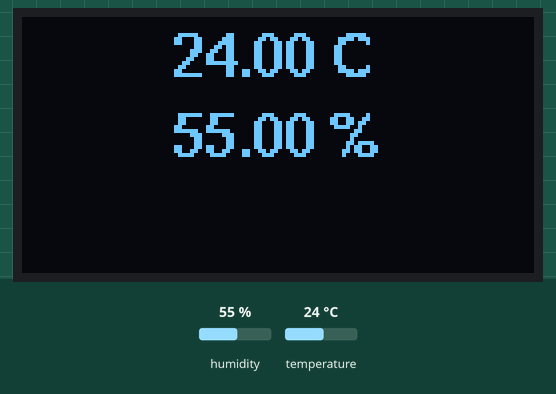
Recording of a sketch running on a simulated Arduino Uno, built with avr-gcc and run on an emulated ATmega328P. Shown: 128×64 one-colour display. The test bench sets the inputs (shaded band); at power-on: humidity 55 %, temperature 24 °C.

Above: at 6.0 s.
6.1 s: humidity set to 22 %
At 11.2 s:
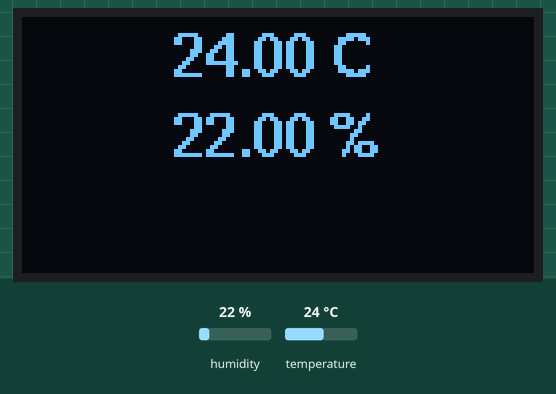
12.3 s: temperature set to 12 °C
At 16.6 s:
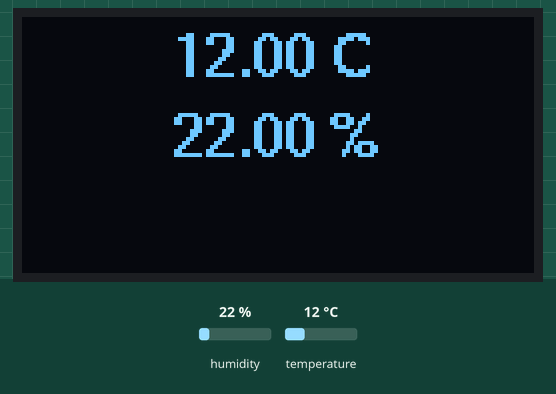
18.5 s: humidity set to 40 %
At 21.2 s:
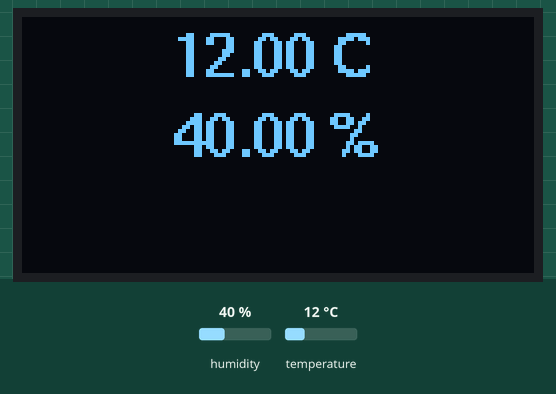
24.7 s: temperature set to 19 °C
At 27.0 s:
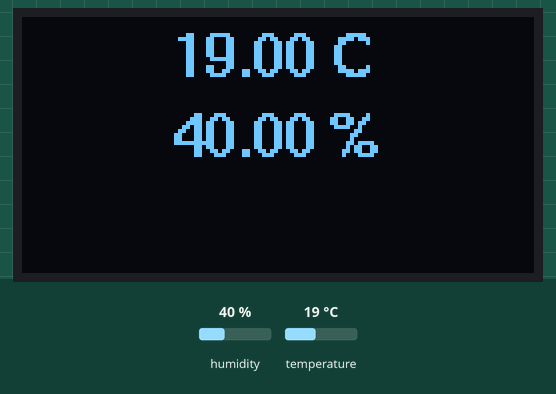
Timing chart, 0 to 28.5 s (numbered marks = the images above; inputs shaded):
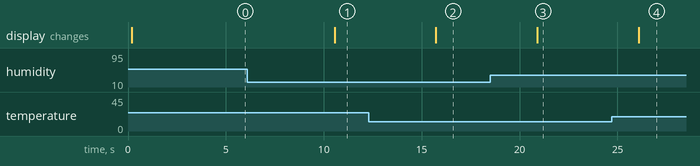

Measured:
- after the input at 6.1 s, the display: changes after 4.4 s (image 1)
- after the input at 12.3 s, the display: changes after 3.4 s (image 2)
- after the input at 18.5 s, the display: changes after 2.4 s (image 3)
- after the input at 24.7 s, the display: changes after 1.4 s (image 4)

The sketch:

weather_monitor.ino
```cpp
#include "DHT.h"
#include "U8glib.h"

#define DHTPIN A1
#define DHTTYPE DHT11

DHT dht(DHTPIN, DHTTYPE);
U8GLIB_SSD1306_128X64 u8g(U8G_I2C_OPT_NO_ACK);

void setup() {
  // Serial.begin(9600);
  dht.begin();
}

void draw(float temp, float hum) {
  u8g.setFont(u8g_font_helvB10);
  u8g.setPrintPos(38, 15);
  u8g.print(temp);
  u8g.setPrintPos(77, 15);
  u8g.print("C");
  u8g.setPrintPos(38, 35);
  u8g.print(hum);
  u8g.setPrintPos(77, 35);
  u8g.print("%");
}

void loop() {
  u8g.firstPage();
  do
  {
    float hum = dht.readHumidity();
    float temp = dht.readTemperature();
    if (isnan(hum) || isnan(temp)) {
      Serial.println("Failed to read from DHT");
    } else {
      // Serial.print(temp);
      // Serial.print("C -- ");
      // Serial.print(hum);
      // Serial.println("%");
      draw(temp, hum);
    }
  } while(u8g.nextPage());
  delay(5000);
}
```
